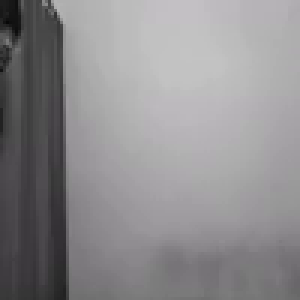
#> input picture frame 2 of Video File/VID_MJ.mp4, 100 x 100 px (shown 3 times larger)
$ jupyter execute Real_Time_Tracking.ipynb   (shell and % lines are left out)   (older library calls are emulated)
#> lines starting #> are read from the running program, lines starting #| are printed output that depends on the picture
[cell 1]
import cv2
import numpy as np
import os
from datetime import timedelta
from numpy.linalg import norm, inv
from scipy.stats import multivariate_normal as mv_normal
from PIL import Image as im
import math

[cell 2]
# Getting data from git repo
%cd Real-Time-Object-Tracking

[cell 3]
def get_frames_durations(cap, saving_fps):
    """A function that returns the list of durations where to save the frames"""
#> called with saving_fps = 10
    s = []
    # get the video duration by dividing number of frames by the number of frames per second
    vid_duration = cap.get(cv2.CAP_PROP_FRAME_COUNT) / cap.get(cv2.CAP_PROP_FPS)
    # use np.arange() to make floating-point steps
    for i in np.arange(0, vid_duration, 1 / saving_fps):
        s.append(i)
    return s

[cell 4]
video_file = "/content/Real-Time-Object-Tracking/Video File/VID_MJ.mp4"

[cell 5]
def format_timedelta(td):
    """Utility function to format timedelta objects (e.g 00:00:20.05)
    omitting microseconds and retaining milliseconds"""
    result = str(td)
    try:
        result, ms = result.split(".")
    except ValueError:
        return (result + ".00").replace(":", "-")
    ms = int(ms)
    ms = round(ms / 1e4)
    return f"{result}.{ms:02}".replace(":", "-")

[cell 6]
file_name = "Frames"
import shutil

if os.path.isdir(file_name):
  shutil.rmtree(file_name)

[cell 7]
SAVING_FRAMES_PER_SECOND = 10
frames = []

if not os.path.isdir(file_name):
  os.mkdir(file_name)
# read the video file
cap = cv2.VideoCapture(video_file)
# get the FPS of the video
fps = cap.get(cv2.CAP_PROP_FPS)
print("FPS: ", fps)
# if the SAVING_FRAMES_PER_SECOND is above video FPS, then set it to FPS (as maximum)
saving_frames_per_second = min(fps, SAVING_FRAMES_PER_SECOND)
# get the list of duration spots to save
saving_frames_durations = get_frames_durations(cap, saving_frames_per_second)
# start the loop
frame_count = 0
count = 0
while True:
  is_read, frame = cap.read()
#> frame is the input picture: shape (100, 100, 3); mean B, G, R 142.1, 140, 141.6
  if not is_read:
    # break out of the loop if there are no frames to read
    break
  # get the duration by dividing the frame count by the FPS
  frame_duration = frame_count / fps
  try:
    # get the earliest duration to save
    closest_duration = saving_frames_durations[0]
  except IndexError:
      # the list is empty, all duration frames were saved
      break
  if frame_duration >= closest_duration:
    # if closest duration is less than or equals the frame duration,
    # then save the frame
    frame_duration_formatted = format_timedelta(timedelta(seconds=frame_duration))
    img = im.fromarray(frame)
    img = img.resize((140,100), im.ANTIALIAS)
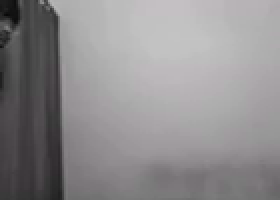
#> img: PIL image 140x100 RGB (shown 2 times larger); mean R, G, B 142.1, 140, 141.6
    frame = np.array(img)
    cv2.imwrite(os.path.join(file_name, f"frame{frame_duration_formatted}.jpg"), frame)
    frames.append(frame)

    count += 1
    # drop the duration spot from the list, since this duration spot is already saved
    try:
        saving_frames_durations.pop(0)
    except IndexError:
        pass
  # increment the frame count
  frame_count += 1
frames = np.array(frames)


$ run again, starting later in the video
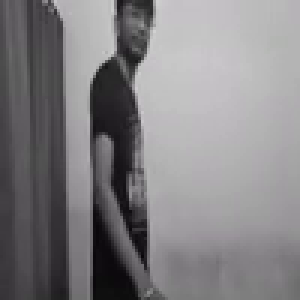
#> input picture frame 13 of Video File/VID_MJ.mp4, 100 x 100 px (shown 3 times larger)
#> frame is the input picture: shape (100, 100, 3); mean B, G, R 130.9, 128.4, 130.2
#> `img = img.resize((140,100), im.ANTIALIAS)`:
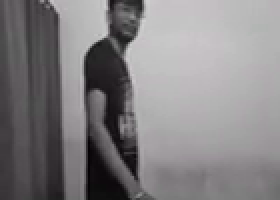
#> img: PIL image 140x100 RGB (shown 2 times larger); mean R, G, B 130.9, 128.4, 130.3
